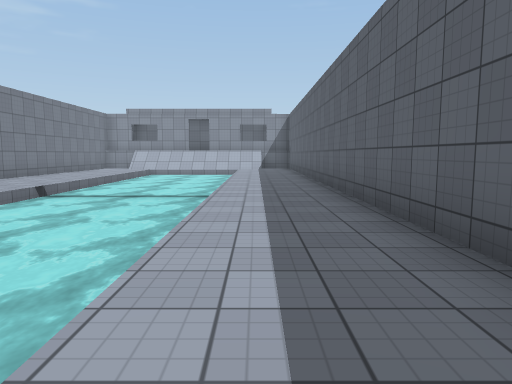
view 1 (above)

12 first-person views from a walk through a 3-D level made in the Unity game engine. The camera is 1.3 m above the floor, tilts 6° down and sees 70° across. The floor is counted in squares, 1.83 m on a side. Each view is taken from the middle of a square. On the plan, view 1 faces up. The plan holds only what a view shows up to about 11 squares ahead; the rest is blank. The player character is not drawn. Surface patterns are stand-ins for the level's own textures.

view 2
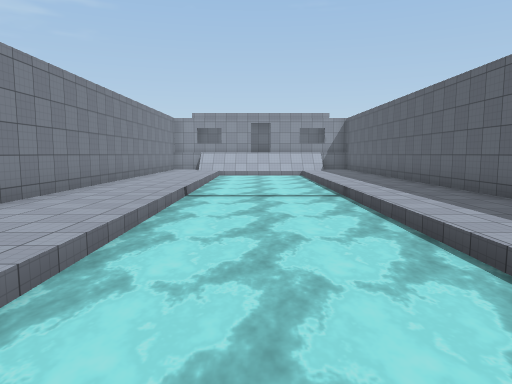

view 3
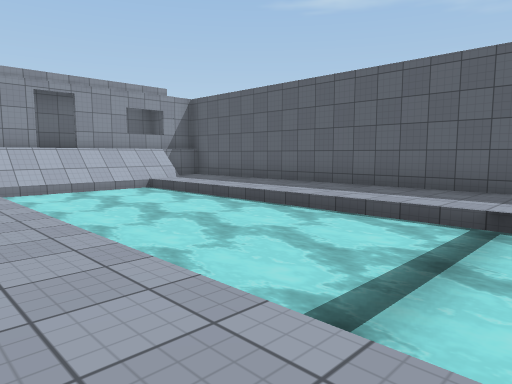

view 4
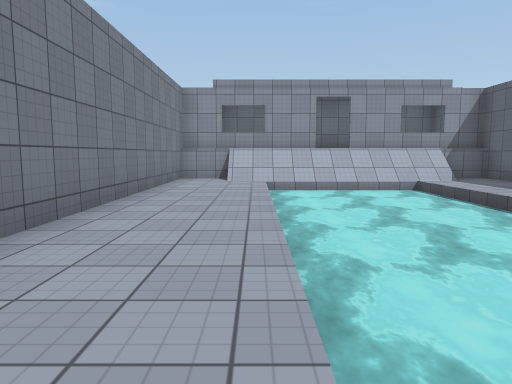

view 5
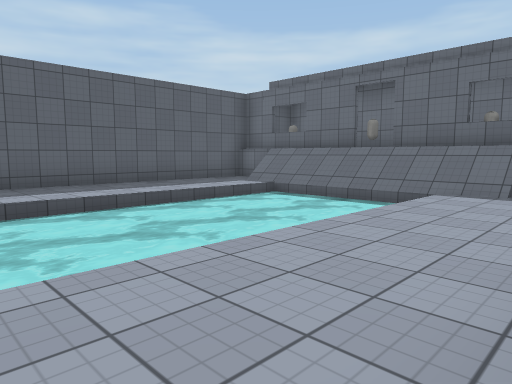

view 6
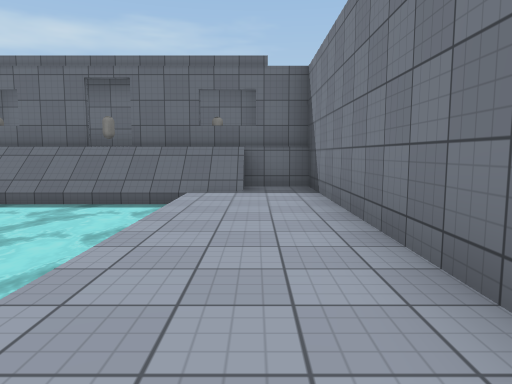

view 7
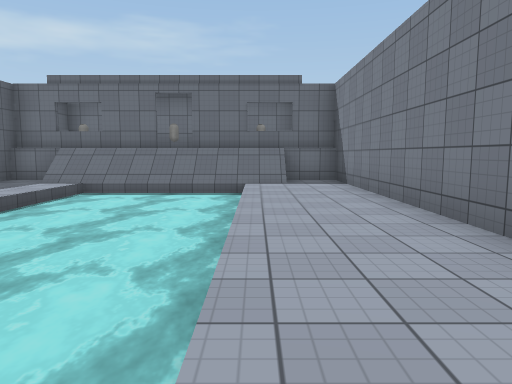

view 8
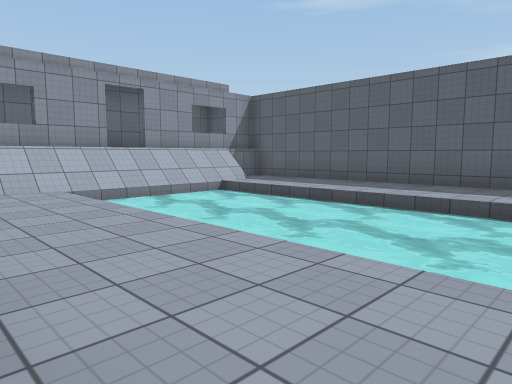

view 9
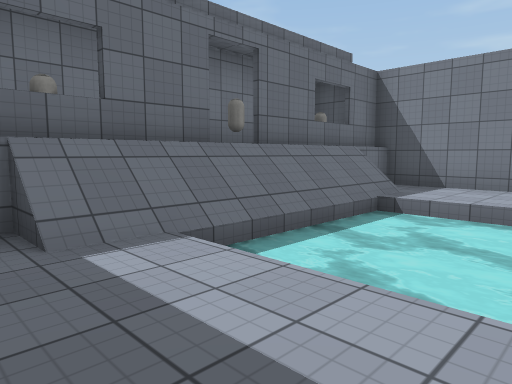

view 10
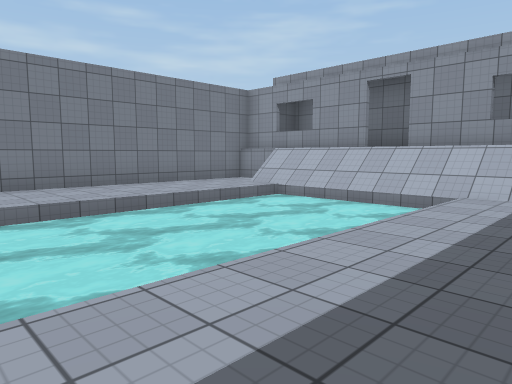

view 11
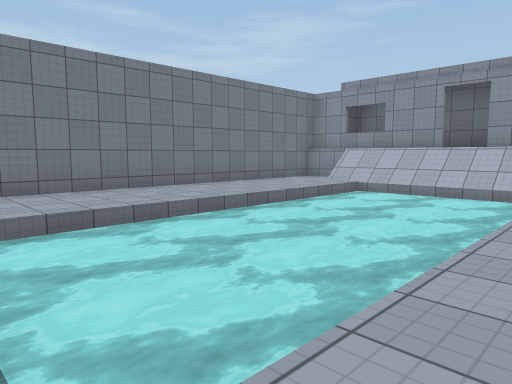

view 12
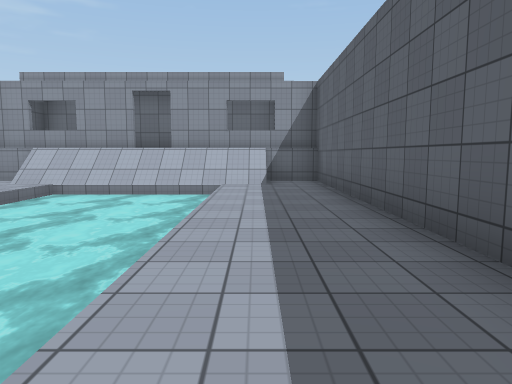

### Floor plan
Key: @ floor where view 1 was taken; # wall or solid block; . main floor; : floor 1.5 m higher than the main floor; / step, stairs or slope; = window, fence, low wall or low ledge; ≈ water the walk keeps out of; C capsule.
Columns run from 8 left of view 1 to 2 right of it. Each row starts with its distance up from view 1.
 19    #######
 18 #####:##=##
 17 #..//////.#
 16 #...≈≈≈≈..#
 15 #...≈≈≈≈..#
 14 #...≈≈≈≈..#
 13 #...≈≈≈≈..#
 12 #...≈≈≈≈..#
 11 #...≈≈≈≈..#
 10 #...≈≈≈≈..#
  9 #...≈≈≈≈..#
  8 #...≈≈≈≈..#
  7 #...≈≈≈≈..#
  6 #...≈≈≈≈..#
  5 #...≈≈≈≈..#
  4 #...≈≈≈≈..#
  3 #...≈≈≈≈..#
  2 #...≈≈≈≈..#
  1 #...≈≈≈≈..#
  0 #...≈≈≈≈@.#
 -1 #..//////.#
 -2 #####C#####
 -3   #      #
 -4    ######

Where each view was taken, in squares from view 1:
view 1: 0 up, 0 right, facing up
view 2: 1 down, 3 left, facing up
view 3: 7 up, 6 left, facing up-right
view 4: 7 up, 5 left, facing up
view 5: 6 up, 7 left, facing down-right
view 6: 6 up, 6 left, facing down
view 7: 8 up, 5 left, facing down
view 8: 9 up, 7 left, facing up-right
view 9: 2 up, 1 right, facing down-left
view 10: 10 up, 1 right, facing up-left
view 11: 8 up, 0 right, facing up-left
view 12: 8 up, 0 right, facing up
